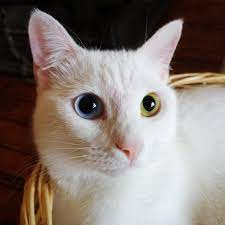
#> input picture cat.jpg, 225 x 225 px
$ python contours.py
#> lines starting #> are read from the running program, lines starting #| are printed output that depends on the picture; after the words box and inside, x2 and y2 are one past the last pixel; in counts of white or black regions, pixels touching at a corner belong together
import cv2 as cv
import numpy as np

img = cv.imread('cat.jpg',)
#> img is the input picture: shape (225, 225, 3); mean B, G, R 115.4, 121.4, 133.3
cv.imshow('Cat', img)

blank = np.zeros(img.shape, dtype='uint8')
cv.imshow('Blank', blank)

gray = cv.cvtColor(img, cv.COLOR_BGRA2RGB)
cv.imshow('Gray', gray)

# blur = cv.GaussianBlur(gray, (5, 5), cv.BORDER_DEFAULT)
# cv.imshow('Blur', blur)
#
canny = cv.Canny(img, 125, 175,)
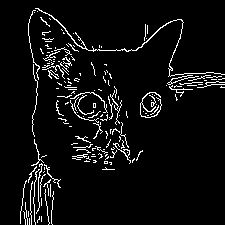
#> canny: shape (225, 225); 5.7% white in thin lines or dots, all inside (x1, y1, x2, y2) = (20, 8, 225, 225)
cv.imshow('Canny edges', canny)

ret, thresh = cv.threshold(gray, 125, 255, cv.THRESH_BINARY)
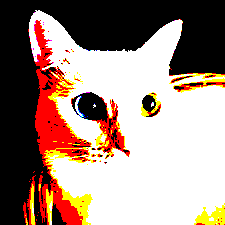
#> thresh: shape (225, 225, 3); mean R, G, B 160.9, 137.4, 125.8
cv.imshow('Thresh', thresh)

contours, hierarchies = cv.findContours(canny, cv.RETR_LIST, cv.CHAIN_APPROX_SIMPLE, )
#> contours = 176 contours, 172 with area under 20; largest, box (x1, y1, x2, y2) and area: (35, 8, 225, 77) 89, (113, 143, 131, 164) 37, (140, 92, 162, 118) 26, (123, 149, 130, 157) 24
print(f'{len(contours)} contour(s) are found!')
#| 176 contour(s) are found!

cv.drawContours(blank, contours, -1, (0, 0, 255), 2)
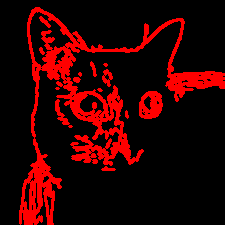
#> blank: shape (225, 225, 3); mean of channels 0, 1, 2 0, 0, 44.7; drawn as B, G, R
cv.imshow('Contours Drawn', blank)
cv.waitKey(0)
